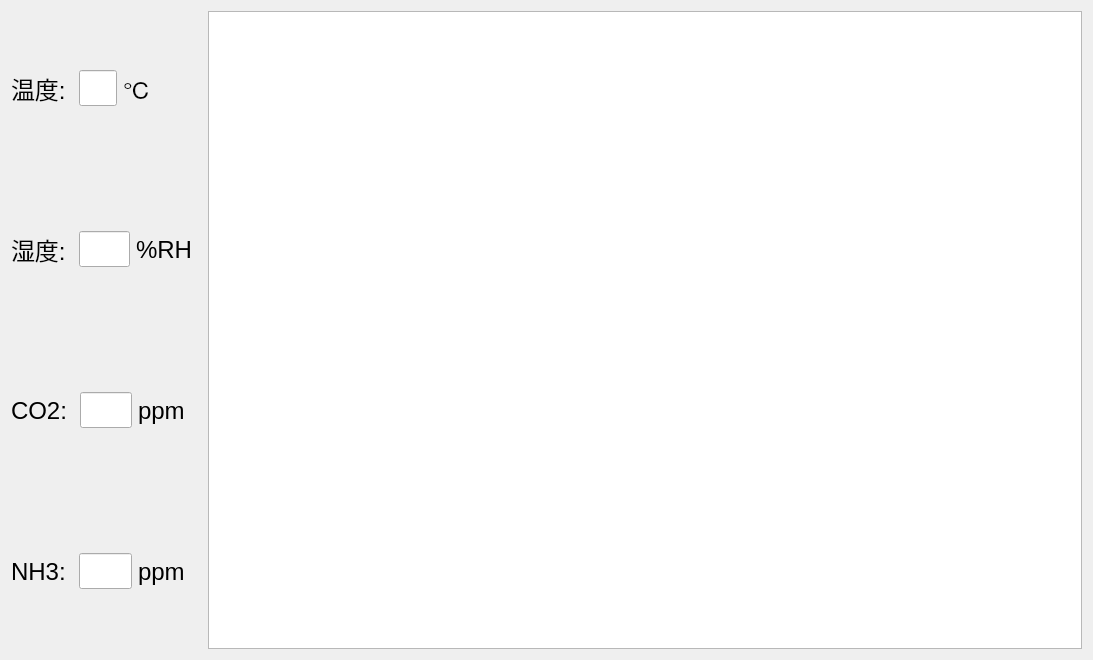
<?xml version="1.0" encoding="UTF-8"?>
<ui version="4.0">
 <class>MainForm</class>
 <widget class="QWidget" name="MainForm">
  <property name="geometry">
   <rect>
    <x>0</x>
    <y>0</y>
    <width>1093</width>
    <height>660</height>
   </rect>
  </property>
  <property name="windowTitle">
   <string>Form</string>
  </property>
  <layout class="QVBoxLayout" name="verticalLayout_3">
   <item>
    <layout class="QHBoxLayout" name="horizontalLayout_6" stretch="1,5">
     <item>
      <layout class="QVBoxLayout" name="verticalLayout_2">
       <property name="leftMargin">
        <number>0</number>
       </property>
       <property name="rightMargin">
        <number>10</number>
       </property>
       <item>
        <layout class="QHBoxLayout" name="horizontalLayout_7">
         <item>
          <widget class="QLabel" name="label_9">
           <property name="font">
            <font>
             <pointsize>18</pointsize>
            </font>
           </property>
           <property name="text">
            <string>温度: </string>
           </property>
          </widget>
         </item>
         <item>
          <widget class="QLineEdit" name="lineEdit_5">
           <property name="font">
            <font>
             <pointsize>18</pointsize>
            </font>
           </property>
          </widget>
         </item>
         <item>
          <widget class="QLabel" name="label_10">
           <property name="font">
            <font>
             <pointsize>18</pointsize>
            </font>
           </property>
           <property name="text">
            <string>℃      </string>
           </property>
          </widget>
         </item>
        </layout>
       </item>
       <item>
        <layout class="QHBoxLayout" name="horizontalLayout_8">
         <item>
          <widget class="QLabel" name="label_11">
           <property name="font">
            <font>
             <pointsize>18</pointsize>
            </font>
           </property>
           <property name="text">
            <string>湿度: </string>
           </property>
          </widget>
         </item>
         <item>
          <widget class="QLineEdit" name="lineEdit_6">
           <property name="font">
            <font>
             <pointsize>18</pointsize>
            </font>
           </property>
          </widget>
         </item>
         <item>
          <widget class="QLabel" name="label_12">
           <property name="font">
            <font>
             <pointsize>18</pointsize>
            </font>
           </property>
           <property name="text">
            <string>%RH</string>
           </property>
          </widget>
         </item>
        </layout>
       </item>
       <item>
        <layout class="QHBoxLayout" name="horizontalLayout_9">
         <item>
          <widget class="QLabel" name="label_13">
           <property name="font">
            <font>
             <pointsize>18</pointsize>
            </font>
           </property>
           <property name="text">
            <string>CO2: </string>
           </property>
          </widget>
         </item>
         <item>
          <widget class="QLineEdit" name="lineEdit_7">
           <property name="font">
            <font>
             <pointsize>18</pointsize>
            </font>
           </property>
          </widget>
         </item>
         <item>
          <widget class="QLabel" name="label_14">
           <property name="font">
            <font>
             <pointsize>18</pointsize>
            </font>
           </property>
           <property name="text">
            <string>ppm </string>
           </property>
          </widget>
         </item>
        </layout>
       </item>
       <item>
        <layout class="QHBoxLayout" name="horizontalLayout_10">
         <item>
          <widget class="QLabel" name="label_15">
           <property name="font">
            <font>
             <pointsize>18</pointsize>
            </font>
           </property>
           <property name="text">
            <string>NH3: </string>
           </property>
          </widget>
         </item>
         <item>
          <widget class="QLineEdit" name="lineEdit_8">
           <property name="font">
            <font>
             <pointsize>18</pointsize>
            </font>
           </property>
          </widget>
         </item>
         <item>
          <widget class="QLabel" name="label_16">
           <property name="font">
            <font>
             <pointsize>18</pointsize>
            </font>
           </property>
           <property name="text">
            <string>ppm </string>
           </property>
          </widget>
         </item>
        </layout>
       </item>
      </layout>
     </item>
     <item>
      <widget class="QTableView" name="tableView"/>
     </item>
    </layout>
   </item>
  </layout>
 </widget>
 <resources/>
 <connections/>
</ui>
